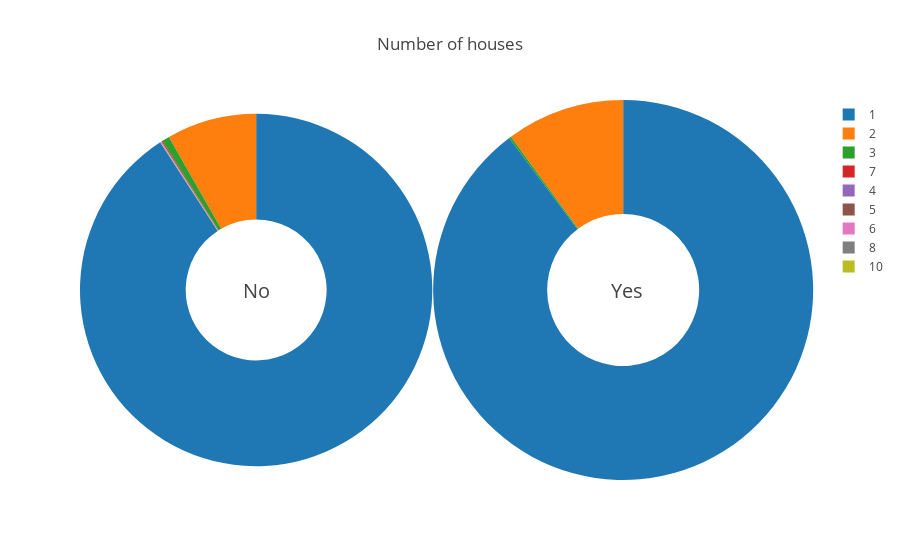

The notebook cell this image was saved under:
### Markdown cell above
We note that even though in the 2 classes the high level education most occured is 0%,the interested class shows a larger portion of individuals with higher education with 22% occurring in the range between 11-23% against non-interested individuals with 19.4 occurring within the same range.

### Code cell
fig = {
  "data": [
    {
      "values": no.groupby('Number of houses').size(),
      "labels": [1,2,3,4,5,6,7,8,10],
      "domain": {"x": [0, .48]},
      "name": "No",
      "hoverinfo":"label+percent+name",
      "hole": .4,
      "type": "pie",
      "textinfo":'none'
    },     
    {
      "values": yes.groupby('Number of houses').size(),
      "labels": [1,2,3],
      "domain": {"x": [.48, 1]},
      "name": "Yes",
      "hoverinfo":"label+percent+name",
      "hole": .4,
      "type": "pie",
      "textinfo":'none'
    }],
  "layout": {
        "title":"Number of houses",
      "annotations": [
            {
                "font": {
                    "size": 20
                },
                "showarrow": False,
                "text": "No",
                "x": 0.22,
                "y": 0.5
            },
            {
                "font": {
                    "size": 20
                },
                "showarrow": False,
                "text": "Yes",
                "x": 0.77,
                "y": 0.5,
                
            }
        ]
    }
}
iplot(fig)

### Figure 1 — Plotly figure (JSON) as saved in the notebook; plotly's stock layout.template omitted (floating-point values rounded to 4 significant figures)
{"data": [{"domain": {"x": [0, 0.48]}, "hole": 0.4, "hoverinfo": "label+percent+name", "labels": [1, 2, 3, 4, 5, 6, 7, 8, 10], "name": "No", "textinfo": "none", "type": "pie", "values": [8389, 762, 63, 4, 3, 3, 8, 2, 2]}, {"domain": {"x": [0.48, 1]}, "hole": 0.4, "hoverinfo": "label+percent+name", "labels": [1, 2, 3], "name": "Yes", "textinfo": "none", "type": "pie", "values": [526, 59, 1]}], "layout": {"annotations": [{"font": {"size": 20}, "showarrow": false, "text": "No", "x": 0.22, "y": 0.5}, {"font": {"size": 20}, "showarrow": false, "text": "Yes", "x": 0.77, "y": 0.5}], "title": "Number of houses"}}
